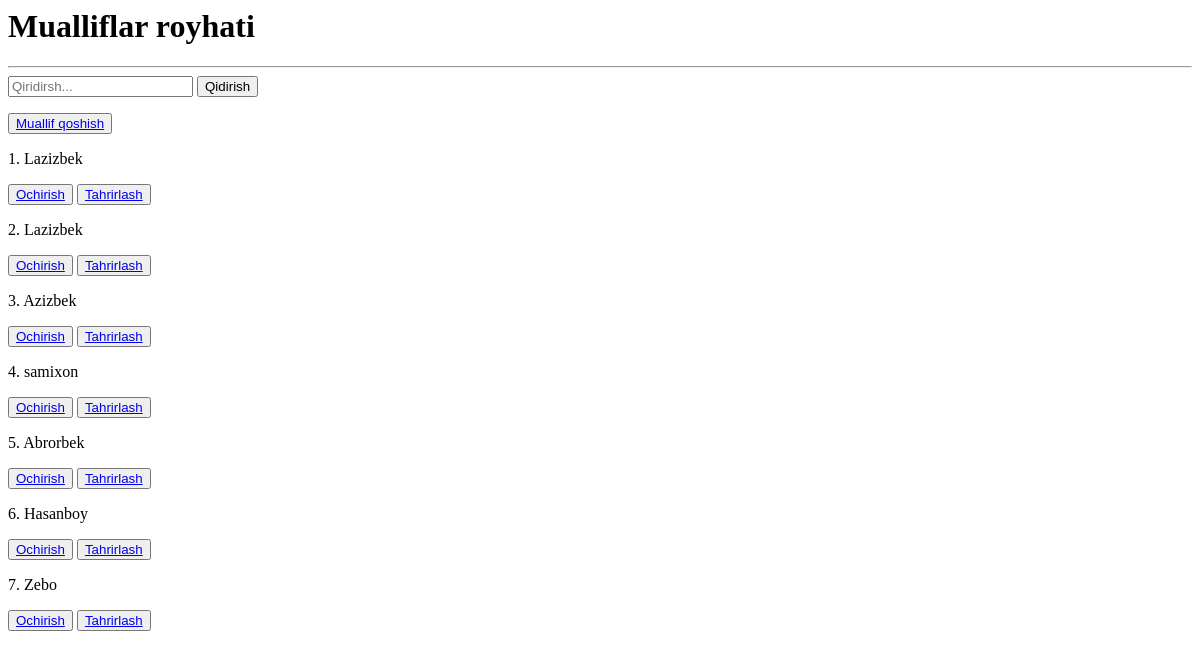
/mualliflar/, run on an earlier commit of the app's database.
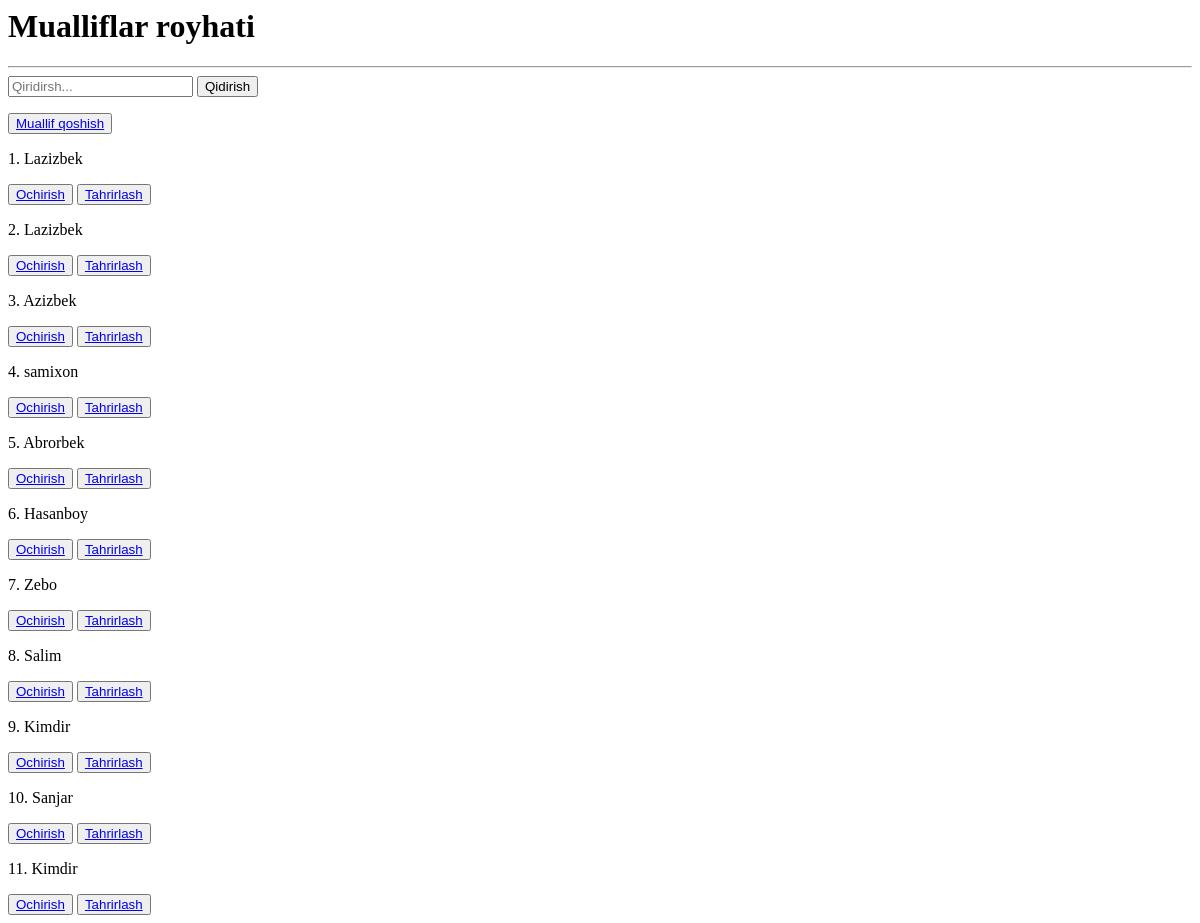
And on a later commit of the database.
### main/models.py (models this page shows, shortened)
class Muallif(models.Model):
    JINS_TANLASH = (("Erkak", "Erkak"), ("Ayol", "Ayol"))
    ism = models.CharField(max_length=255)
    jins = models.CharField(choices=JINS_TANLASH)
    tugilgan_sana = models.DateField(blank=True, null=True)
    kitob_soni = models.PositiveSmallIntegerField(default=1)
    tirik = models.BooleanField(default=True)

### main/views.py (the view)
# urls.py: path('mualliflar/', mualliflar, name='maulliflar'),
def mualliflar(request):
    mualliflar = Muallif.objects.all()
    search = request.GET.get('search')
    if search:
        mualliflar = Muallif.objects.filter(ism__contains=search)
    context = {
        'mualliflar': mualliflar,
        'search': search,
    }
    return render(request, 'mualliflar.html', context)

### templates/mualliflar.html
<h1>Mualliflar royhati</h1>
<hr>
<form>
    <input type="text" name="search" placeholder="Qiridirsh..." {% if search %} value="{{ search }}" {% endif %}>
    <button>Qidirish</button>
</form>
<button><a href="/mualliflar/create">Muallif qoshish</a></button>
{% for muallif in mualliflar %}
<p> {{ forloop.counter }}. {{ muallif.ism }}</p>
<button><a href="/mualliflar/{{ muallif.id }}/delete">Ochirish</a></button>
<button><a href="/mualliflar/{{ muallif.id }}/edit">Tahrirlash</a></button>
{% endfor %}

What changed in the data, as far as the page shows it:
added Muallif: ism "Salim"
added Muallif: ism "Kimdir"
added Muallif: ism "Sanjar"
added Muallif: ism "Kimdir"
